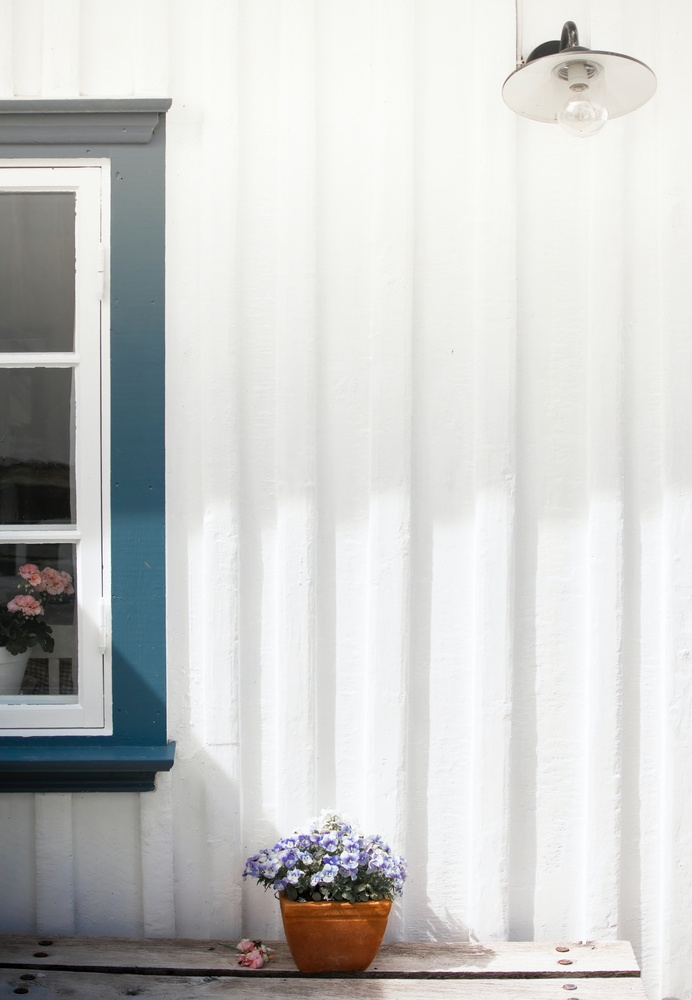
#> input picture potbunga.jpg, 692 x 1000 px, shrunk from 4004 x 5787 before the run
$ python 'Deteksi Fitur and Matching.py'
#> lines starting #> are read from the running program, lines starting #| are printed output that depends on the picture
import numpy as np
import cv2
from matplotlib import pyplot as plt
# Gunakan gambar yang ada pada laptop masing-masing

img1 = cv2.imread('potbunga.jpg') # gambar yang dituju
#> img1 is the input picture: shape (1000, 692, 3); mean B, G, R 201.5, 203, 202.1
img2 = cv2.imread('potbunga2.jpg') # gambar yang dicari
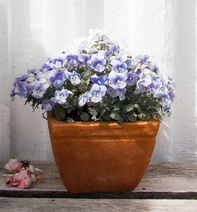
#> input picture potbunga2.jpg, 197 x 212 px, shrunk from 1138 x 1224 before the run
#> img2 is the input picture: shape (212, 197, 3); mean B, G, R 140.9, 145, 158
gray1= cv2.cvtColor(img1,cv2.COLOR_BGR2GRAY)
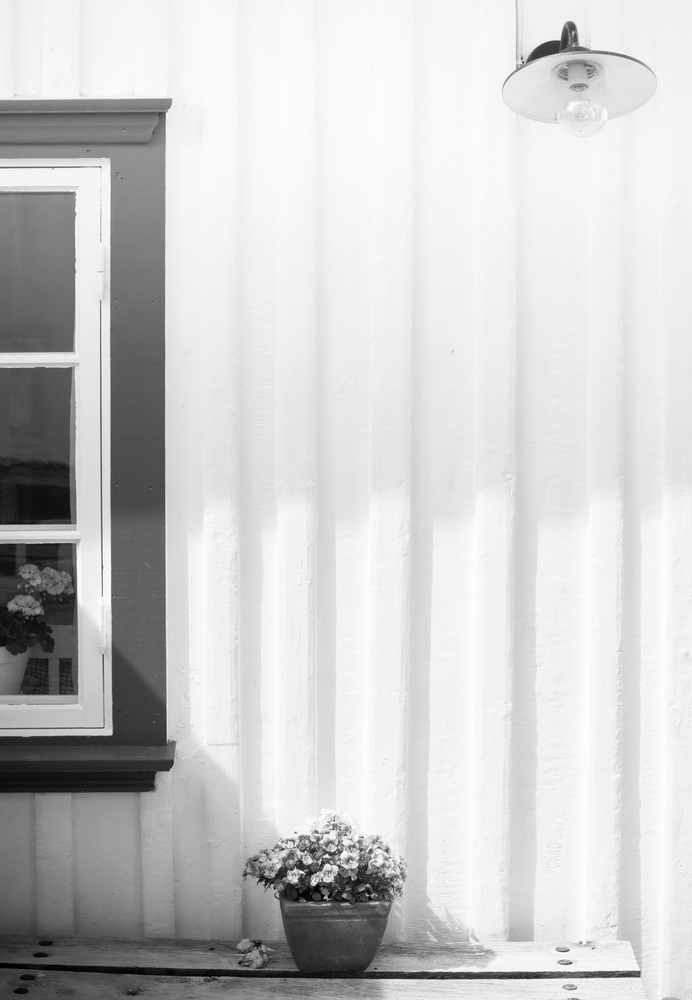
#> gray1: shape (1000, 692); min 0, max 255, mean 202.6
gray2= cv2.cvtColor(img2,cv2.COLOR_BGR2GRAY)
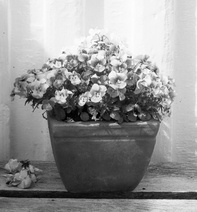
#> gray2: shape (212, 197); min 0, max 255, mean 148.4

# Menggunakan Detector SIFT
sift = cv2.xfeatures2d.SIFT_create()

# Mencari Keypoint dengan SIFT
kp1, des1 = sift.detectAndCompute(gray1,None)
#> kp1 = 618 keypoints; strongest (x, y, size): (327, 856, 2.6), (313, 883, 4.2), (545, 50, 11.4), (636, 974, 5.7)
kp2, des2 = sift.detectAndCompute(gray2,None)
#> kp2 = 309 keypoints; strongest (x, y, size): (95, 76, 2.6), (81, 103, 4.2), (61, 97, 8.4), (136, 105, 2)
# Melakukan Matching dari hasil deteksi keypoints menggunakan
# BruteForce Matcher
bf = cv2.BFMatcher()
matches = bf.knnMatch(des1,des2, k=2)
#> matches = 618 matches
# Uji rasio matching sederhana
good = []
for m,n in matches:
    if m.distance < 0.5*n.distance:
        good.append([m])
#> after the loop, good = 246 matches
img3 = None
# menggambar hasil match pada gambar baru (IMG3)

img3 = cv2.drawMatchesKnn(img1,kp1,img2,kp2,good,img3,flags=2)
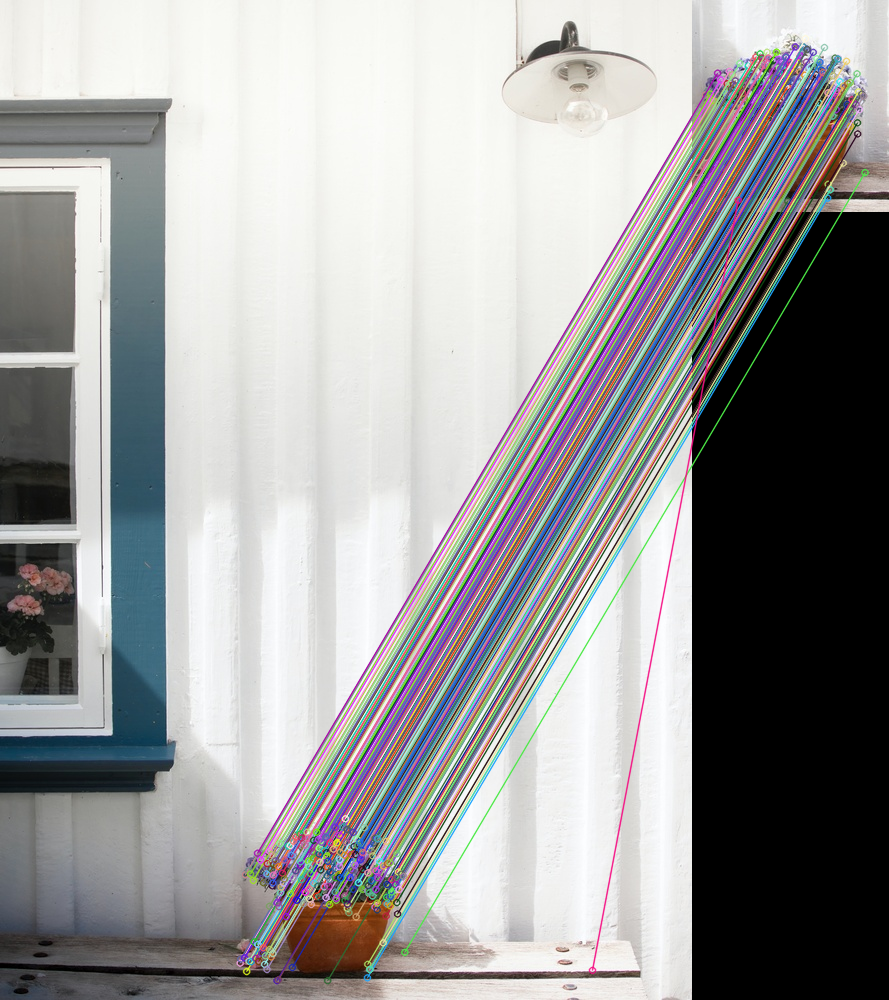
#> img3: shape (1000, 889, 3); mean B, G, R 156.8, 156.7, 156.6
plt.imshow(cv2.cvtColor(img3, cv2.COLOR_BGR2RGB)),plt.show()
